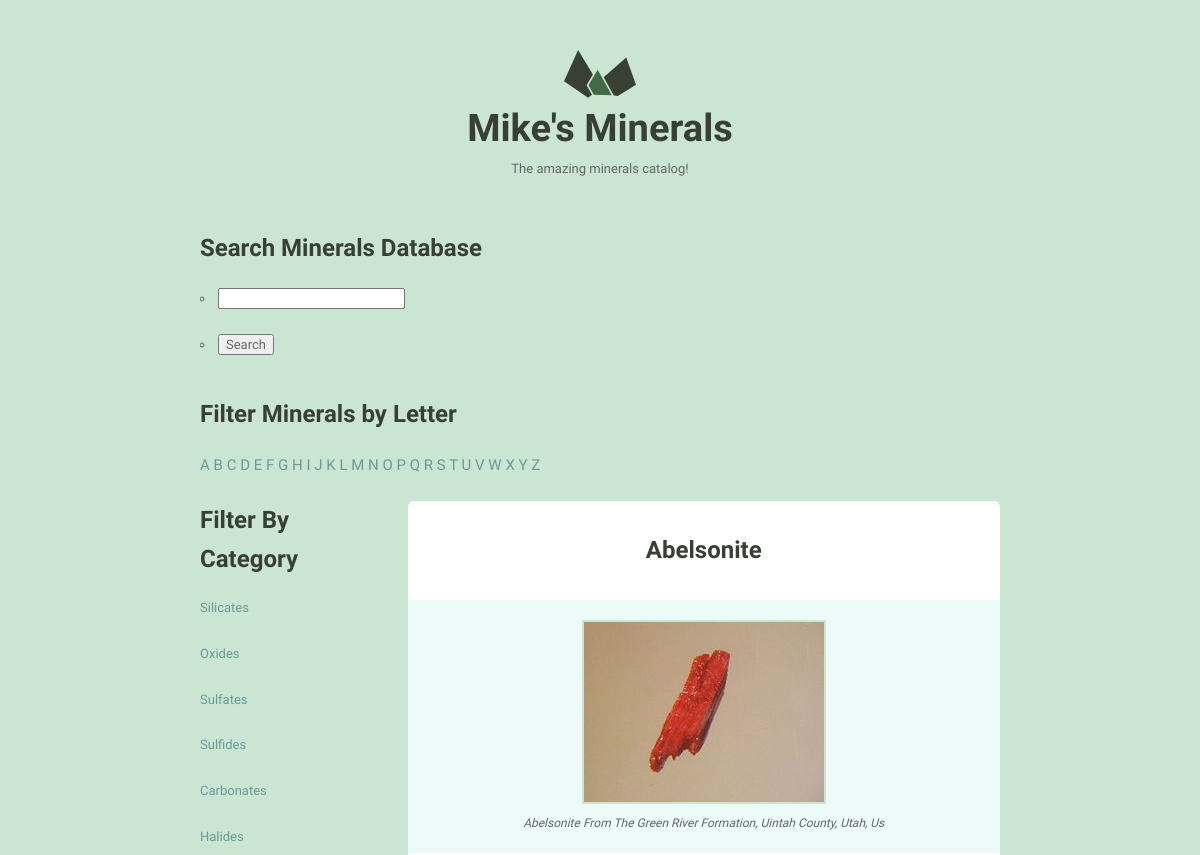
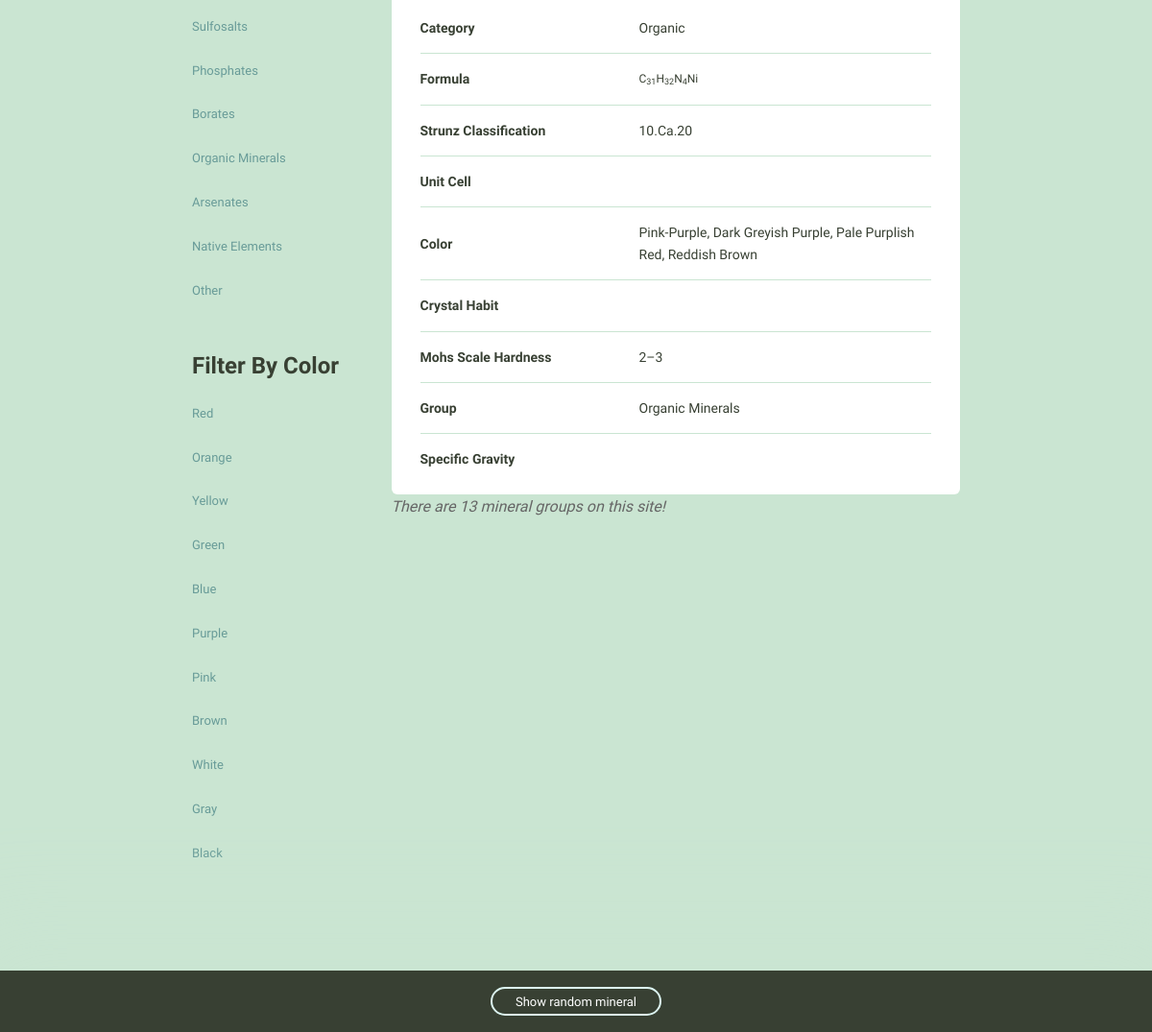
/minerals/1/, run on the app's committed database (2 pictures, top to bottom).
### minerals/models.py (models this page shows, shortened)
class Mineral(models.Model):
    name = models.CharField(max_length=100, unique=True)
    image_filename = models.CharField(max_length=255)
    image_caption = models.CharField(max_length=255)
    category = models.CharField(max_length=255)
    formula = models.CharField(max_length=255)
    strunz_classification = models.CharField(max_length=255)
    crystal_system = models.CharField(max_length=255)
    unit_cell = models.CharField(max_length=255)
    color = models.CharField(max_length=255)
    crystal_symmetry = models.CharField(max_length=255)
    cleavage = models.CharField(max_length=255)
    mohs_scale_hardness = models.CharField(max_length=255)
    luster = models.CharField(max_length=255)
    streak = models.CharField(max_length=255)
    diaphaneity = models.CharField(max_length=255)
    optical_properties = models.CharField(max_length=255)
    refractive_index = models.CharField(max_length=755)
    crystal_habit = models.CharField(max_length=255)
    specific_gravity = models.CharField(max_length=255)
    group = models.CharField(max_length=255)
    class Meta:
        ordering = ['name', ]

### minerals/views.py (the view)
# urls.py: re_path(r'(?P<pk>\d+)/$', views.mineral_detail, name='detail')
def mineral_detail(request, pk):
    mineral = get_object_or_404(Mineral, pk=pk)
    random_mineral = random.choice(Mineral.objects.all())
    return render(
        request,
        'minerals/mineral_detail.html',
        {'mineral': mineral, 'random_mineral': random_mineral}
        )

### minerals/templatetags/mineral_extras.py (called while the page is built)
@register.inclusion_tag('minerals/mineral_group_nav.html')
def nav_group_list():
    groups = []
    minerals = Mineral.objects.all()
    for mineral in minerals:
        if mineral.group not in groups:
            groups.append(mineral.group)
    group_count = int(len(groups))
    return {'group_count':group_count}

@register.inclusion_tag('minerals/group_nav.html')
def nav_mineral_groups():
    groups = ["Silicates", "Oxides", "Sulfates", "Sulfides", "Carbonates", "Halides", "Sulfosalts", "Phosphates",
              "Borates", "Organic Minerals", "Arsenates", "Native Elements", "Other"]
    return {'groups': groups}

@register.inclusion_tag('minerals/color_nav.html')
def nav_mineral_colors():
    colors = ['Red', 'Orange', 'Yellow', 'Green', 'Blue', 'Purple', 'Pink', 'Brown', 'White', 'Gray', 'Black']
    return {'colors': colors}

### minerals/templates/minerals/mineral_detail.html (shortened to what this page needs)
{% extends 'layout.html' %}
{% load static %}
{% block content %}
    <div class="grid-100 mineral__container">
      <h1 class="mineral__name">{{ mineral.name|title }}</h1>
      <div class="mineral__image-bg">
        <img class="mineral__image" src="{% static 'images' %}/{{ mineral.name }}.jpg" alt="{{ mineral.name|title }}">
        <p class="mineral__caption">{{ mineral.image_caption|title }}</p>
      </div>
<div class="mineral__table-container">
        <table class="mineral__table">
          <tr>
            <td class="mineral__category">Category</td>
            <td>{{ mineral.category|title }}</td>
          </tr>
          <tr>
            <td class="mineral__category">Formula</td>
            <td class="mineral__formula">{{ mineral.formula|safe }}</td>
          </tr>
          <tr>
            <td class="mineral__category">Strunz Classification</td>
            <td>{{ mineral.strunz_classification|title }}</td>
          </tr>
          <tr>
            <td class="mineral__category">Unit Cell</td>
            <td>{{ mineral.unit_cell }}</td>
          </tr>
          <tr>
            <td class="mineral__category">Color</td>
            <td>{{ mineral.color|title }}</td>
          </tr>
          <tr>
            <td class="mineral__category">Crystal Habit</td>
            <td>{{ mineral.crystal_habit|title }}</td>
          </tr>
          <tr>
            <td class="mineral__category">Mohs Scale Hardness</td>
            <td>{{ mineral.mohs_scale_hardness }}</td>
          </tr>
            <tr>
            <td class="mineral__category">Group</td>
            <td>{{ mineral.group|title }}</td>
          </tr>
            <tr>
            <td class="mineral__category">Specific Gravity</td>
            <td>{{ mineral.specific_gravity|title }}</td>
          </tr>
        </table>
      </div>
    </div>
{% endblock %}
{% block random %}
     <div class="minerals__random">
    <a class="minerals__anchor" href="{% url 'minerals:detail' pk=random_mineral.pk  %}">Show random mineral</a>
  </div>
{% endblock %}

### templates/layout.html (shortened to what this page needs)
{% load static from staticfiles %}
{% load mineral_extras %}
<!DOCTYPE html>
<div lang="en">
<head>
  <link rel="stylesheet" href="{% static 'css/global.css' %}">
</head>
<section>
  <div class="bounds">
    <div class="grid-100">
      <a href="/">
        <h1 class="logo__name text-centered">Mike's Minerals</h1>
      </a>
      <p class="logo__text text-centered">The amazing minerals catalog!</p>
    </div>
        <h2>Search Minerals Database</h2>
        <form action="{% url 'search' %}" method="GET">
            <ul class="menu">
                <li><input type="search" name="q"></li>
                <li><input type="submit" value="Search" class="button"></li>
            </ul>
        </form>
  <div>
      <h2>Filter Minerals by Letter</h2>
      {% for letter in "ABCDEFGHIJKLMNOPQRSTUVWXYZ" %}
          {% if letter == active_letter %}
          <a href="{% url 'letter' letter=letter %}" style="font-weight:bolder; font-size:larger">{{ letter }}</a>
          {% else %}
          <a href="{% url 'letter' letter=letter %}">{{ letter }}</a>
          {% endif %}
      {% endfor %}
  </div>
  <br>
  <div class="grid-parent">
    <div class="grid-25" >
        <h2 >Filter By Category </h2>
        {% nav_mineral_groups %}
        <br>
        <h2 >Filter By Color </h2>
        {% nav_mineral_colors %}
    </div>
    <div class="grid-75">
        {% block content %}{% endblock %}
        {% nav_group_list %}
    </div>
  </div>
  </div>
</section>
  {% block random %}{% endblock %}
</body>
</div>
</html>

### minerals/templates/minerals/group_nav.html
{% for group in groups %}
    <ul style="list-style-type: none;">
    <li><a href="{% url 'group' group=group %}">{{ group }}</a></li>
    </ul>
{% endfor %}

### minerals/templates/minerals/color_nav.html
{% for color in colors %}
    <ul style="list-style-type: none;">
    <li><a href="{% url 'color' color=color %}">{{ color }}</a></li>
    </ul>
{% endfor %}

### minerals/templates/minerals/mineral_group_nav.html
{% load static from staticfiles %}
<p><i>There are {{ group_count }} mineral group{{group_count|pluralize}} on this site!</i> </p>

### assets/css/global.css (style rules this page uses)
article, aside, details, figcaption, figure, footer, header, hgroup, main, menu, nav, section, summary { display: block; }
a { background-color: transparent; }
h1 { font-size: 2em; margin: 0.67em 0; }
sub { font-size: 75%; line-height: 0; position: relative; vertical-align: baseline; bottom: -0.25em; }
img { border: 0; }
svg:not(:root) { overflow: hidden; }
input { color: inherit; font: inherit; margin: 0; }
input[type="reset"], input[type="submit"] { -webkit-appearance: button; cursor: pointer; }
input { line-height: normal; }
input[type="search"] { -webkit-appearance: textfield; -moz-box-sizing: content-box; -webkit-box-sizing: content-box; box-sizing: content-box; }
table { border-collapse: collapse; border-spacing: 0; }
td, th { padding: 0; }
.bounds { max-width: 800px; margin: 0 auto; padding: 50px 0 150px; overflow: hidden; }
.grid, .grid-5, .grid-10, .grid-15, .grid-20, .grid-25, .grid-30, .grid-33, .grid-35, .grid-40, .grid-45, .grid-50, .grid-55, .grid-60, .grid-65, .grid-66, .grid-70, .grid-75, .grid-80, .grid-90, .grid-95, .grid-100 { float: left; box-sizing: border-box; position: relative; }
.grid-25 { width: 25%; padding: 0 15px; }
.grid-75 { width: 75%; padding: 0 15px; }
.grid-100 { width: 100%; padding: 0 15px; }
.grid-parent { margin: 0; margin-right: -15px; margin-left: -15px; }
.grid-parent:before, .grid-parent:after { content: " "; display: table; }
.grid-parent:after { clear: both; }
h1, h2, h3, h4, h5, h6 { margin-top: 0; margin-bottom: 2rem; font-weight: bold; font-family: "Work Sans", sans-serif; color: #384033; }
h1 { font-size: 3.8rem; }
h2 { font-size: 2.4rem; }
@media (min-width: 550px) { h1 { font-size: 3.8rem; } }
@media (min-width: 550px) { h2 { font-size: 2.4rem; } }
p { margin-top: 0; font-size: 1.6rem; }
a { color: #689b98; text-decoration: none; -webkit-transition: color 0.2s; -moz-transition: color 0.2s; -ms-transition: color 0.2s; -o-transition: color 0.2s; transition: color 0.2s; }
ul { list-style: circle inside; padding-left: 0; margin-top: 0; }
li { margin-bottom: 1rem; font-size: 1.3rem; }
th, td { padding: 15px; text-align: left; border-bottom: 1px solid #e1e1e1; }
th:first-child, td:first-child { padding-left: 0; }
th:last-child, td:last-child { padding-right: 0; }
input { margin-bottom: 1.5rem; }
table, p, ul { margin-bottom: 2.5rem; }
.text-centered { text-align: center; }
.logo { display: block; fill: #384033; position: relative; margin: 0 auto; width: 72px; }
.logo__name { margin-bottom: 0; }
.logo__text { margin-bottom: 50px; font-size: 13px; }
.minerals__anchor { border: solid 2px #DCF5F2; border-radius: 100px; color: #384033; display: block; font-size: 13px; text-align: center; padding: 8px 0 7px 0; width: 100%; transition: background-color 200ms ease-in-out, font-weight 200ms ease-in-out, color 200ms ease-in-out; }
.minerals__random { background-color: #384033; box-shadow: 0 0 100px 50px #CAE5D2; color: #fff; padding: 20px 0 20px 0; position: fixed; bottom: 0; text-align: center; width: 100%; }
.minerals__random .minerals__anchor { display: inline; color: #fff; padding: 6px 24px 5px 24px; }
.mineral__container { background-color: #fff; border-radius: 6px; list-style: none; padding: 0; text-align: center; }
.mineral__name { display: block; width: 100%; margin: 0; font-size: 24px; padding: 30px 0 30px 0; }
.mineral__image { display: block; margin: 0 auto; border: solid 2px #CAE5D2; }
.mineral__image-bg { background-color: #ecfaf8; padding: 20px 0; }
.mineral__caption { font-size: 12px; font-style: italic; padding: 10px 0 0 0; margin: 0; }
.mineral__table { font-size: 14px; color: #384033; }
.mineral__table td { border-color: #CAE5D2; }
.mineral__table tr:last-of-type td { border-bottom: none; padding-bottom: 0; }
.mineral__table-container { padding: 5px 30px 0; }
.mineral__category { font-weight: bold; width: 40%; }
.mineral__formula { font-size: 12px; }

### data on the page
Mineral: name "Abelsonite", name (picture), image_caption "Abelsonite From The Green River Formation, Uintah County, Utah, Us", category "Organic", formula "C 31 H 32 N 4 Ni", strunz_classification "10.Ca.20", color "Pink-Purple, Dark Greyish Purple, Pale Purplish Red, Reddish Brown", mohs_scale_hardness "2–3", group "Organic Minerals"

### other printed values
{{ letter }} "A" "B" "C" "D" "E" "F" "G" "H" "I" "J" "K" "L" "M" "N" "O" "P" "Q" "R" "S" "T" "U" "V" "W" "X" "Y" "Z"
{{ group }} "Silicates" "Oxides" "Sulfates" "Sulfides" "Carbonates" "Halides" "Sulfosalts" "Phosphates" "Borates" "Organic Minerals" "Arsenates" "Native Elements" "Other"
{{ color }} "Red" "Orange" "Yellow" "Green" "Blue" "Purple" "Pink" "Brown" "White" "Gray" "Black"
{{ group_count }} "13"
